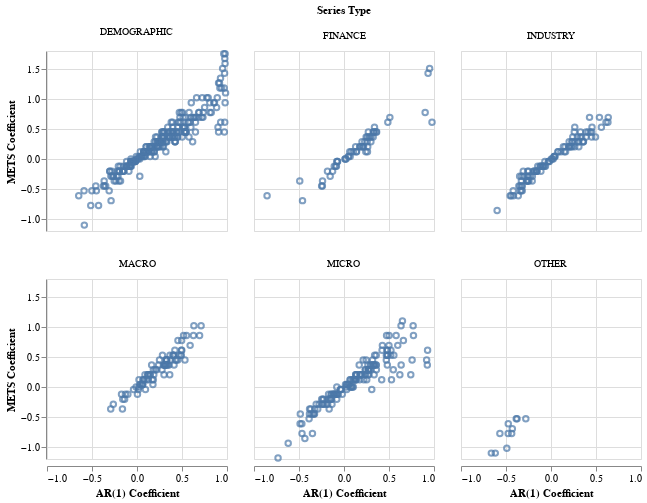

The code cell stored with this chart in its notebook:
### Code cell
(altair.Chart(yearly_est_df, title = 'Quarterly M3 Estimation')
 .mark_point()
 .encode(x=altair.X('ar_coef', title = 'AR(1) Coefficient'),
         y=altair.Y('mets_coef',title = 'METS Coefficient'))
#          color=altair.Color('series_type', title = 'Series Type') )
 .properties(
    width=180,
    height=180)
.facet(
    facet=altair.Facet('series_type', title = 'Series Type'),
    columns=3
)
)

### Figure 1 — Vega-Lite specification as saved in the notebook (floating-point values rounded to 4 significant figures; data arrays with more than 128 entries replaced by an {"elided": "..."} marker saying what was removed)
{"config": {"view": {"continuousWidth": 400, "continuousHeight": 300}}, "data": {"name": "data-2928d5f4f550e3f9991509cf656bdb9d"}, "facet": {"type": "nominal", "field": "series_type", "title": "Series Type"}, "spec": {"mark": "point", "encoding": {"x": {"type": "quantitative", "field": "ar_coef", "title": "AR(1) Coefficient"}, "y": {"type": "quantitative", "field": "mets_coef", "title": "METS Coefficient"}}, "height": 180, "title": "Quarterly M3 Estimation", "width": 180}, "columns": 3, "$schema": "https://vega.github.io/schema/vega-lite/v4.8.1.json", "datasets": {"data-2928d5f4f550e3f9991509cf656bdb9d": {"elided": "645 records"}}}
